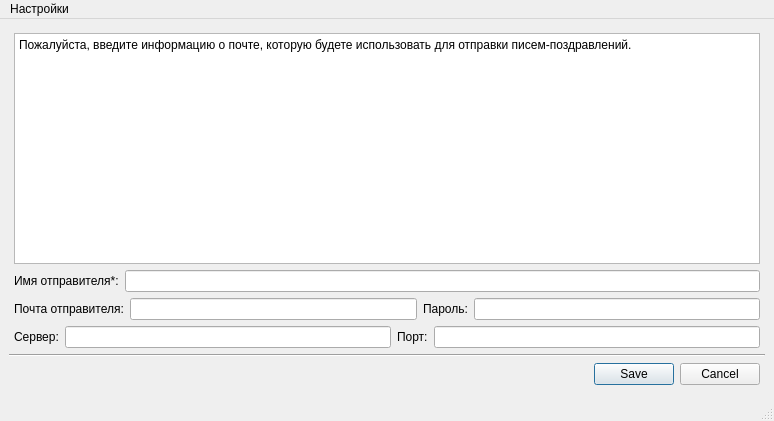
<?xml version="1.0" encoding="UTF-8"?>
<ui version="4.0">
 <class>SenderConfig</class>
 <widget class="QMainWindow" name="SenderConfig">
  <property name="geometry">
   <rect>
    <x>0</x>
    <y>0</y>
    <width>774</width>
    <height>421</height>
   </rect>
  </property>
  <property name="windowTitle">
   <string>Настройки почты отправителя</string>
  </property>
  <widget class="QWidget" name="centralwidget">
   <layout class="QVBoxLayout" name="verticalLayout">
    <item>
     <spacer name="verticalSpacer_2">
      <property name="orientation">
       <enum>Qt::Vertical</enum>
      </property>
      <property name="sizeType">
       <enum>QSizePolicy::Fixed</enum>
      </property>
      <property name="sizeHint" stdset="0">
       <size>
        <width>20</width>
        <height>5</height>
       </size>
      </property>
     </spacer>
    </item>
    <item>
     <layout class="QHBoxLayout" name="horizontalLayout_4">
      <item>
       <spacer name="horizontalSpacer_8">
        <property name="orientation">
         <enum>Qt::Horizontal</enum>
        </property>
        <property name="sizeType">
         <enum>QSizePolicy::Fixed</enum>
        </property>
        <property name="sizeHint" stdset="0">
         <size>
          <width>5</width>
          <height>20</height>
         </size>
        </property>
       </spacer>
      </item>
      <item>
       <widget class="QTextBrowser" name="textBrowser">
        <property name="html">
         <string>&lt;!DOCTYPE HTML PUBLIC &quot;-//W3C//DTD HTML 4.0//EN&quot; &quot;http://www.w3.org/TR/REC-html40/strict.dtd&quot;&gt;
&lt;html&gt;&lt;head&gt;&lt;meta name=&quot;qrichtext&quot; content=&quot;1&quot; /&gt;&lt;style type=&quot;text/css&quot;&gt;
p, li { white-space: pre-wrap; }
&lt;/style&gt;&lt;/head&gt;&lt;body style=&quot; font-family:'MS Shell Dlg 2'; font-size:7.8pt; font-weight:400; font-style:normal;&quot;&gt;
&lt;p align=&quot;justify&quot; style=&quot; margin-top:0px; margin-bottom:0px; margin-left:0px; margin-right:0px; -qt-block-indent:0; text-indent:0px;&quot;&gt;&lt;span style=&quot; font-size:9pt;&quot;&gt;Пожалуйста, введите информацию о почте, которую будете использовать для отправки писем-поздравлений.&lt;/span&gt;&lt;/p&gt;&lt;/body&gt;&lt;/html&gt;</string>
        </property>
       </widget>
      </item>
      <item>
       <spacer name="horizontalSpacer_7">
        <property name="orientation">
         <enum>Qt::Horizontal</enum>
        </property>
        <property name="sizeType">
         <enum>QSizePolicy::Fixed</enum>
        </property>
        <property name="sizeHint" stdset="0">
         <size>
          <width>5</width>
          <height>20</height>
         </size>
        </property>
       </spacer>
      </item>
     </layout>
    </item>
    <item>
     <layout class="QHBoxLayout" name="horizontalLayout_3">
      <item>
       <spacer name="horizontalSpacer">
        <property name="orientation">
         <enum>Qt::Horizontal</enum>
        </property>
        <property name="sizeType">
         <enum>QSizePolicy::Fixed</enum>
        </property>
        <property name="sizeHint" stdset="0">
         <size>
          <width>5</width>
          <height>5</height>
         </size>
        </property>
       </spacer>
      </item>
      <item>
       <widget class="QLabel" name="label_5">
        <property name="text">
         <string>Имя отправителя*:</string>
        </property>
       </widget>
      </item>
      <item>
       <widget class="QLineEdit" name="name_from"/>
      </item>
      <item>
       <spacer name="horizontalSpacer_2">
        <property name="orientation">
         <enum>Qt::Horizontal</enum>
        </property>
        <property name="sizeType">
         <enum>QSizePolicy::Fixed</enum>
        </property>
        <property name="sizeHint" stdset="0">
         <size>
          <width>5</width>
          <height>20</height>
         </size>
        </property>
       </spacer>
      </item>
     </layout>
    </item>
    <item>
     <layout class="QHBoxLayout" name="horizontalLayout">
      <item>
       <spacer name="horizontalSpacer_4">
        <property name="orientation">
         <enum>Qt::Horizontal</enum>
        </property>
        <property name="sizeType">
         <enum>QSizePolicy::Fixed</enum>
        </property>
        <property name="sizeHint" stdset="0">
         <size>
          <width>5</width>
          <height>20</height>
         </size>
        </property>
       </spacer>
      </item>
      <item>
       <widget class="QLabel" name="label">
        <property name="text">
         <string>Почта отправителя:</string>
        </property>
       </widget>
      </item>
      <item>
       <widget class="QLineEdit" name="email_from"/>
      </item>
      <item>
       <widget class="QLabel" name="label_2">
        <property name="text">
         <string>Пароль:</string>
        </property>
       </widget>
      </item>
      <item>
       <widget class="QLineEdit" name="password"/>
      </item>
      <item>
       <spacer name="horizontalSpacer_3">
        <property name="orientation">
         <enum>Qt::Horizontal</enum>
        </property>
        <property name="sizeType">
         <enum>QSizePolicy::Fixed</enum>
        </property>
        <property name="sizeHint" stdset="0">
         <size>
          <width>5</width>
          <height>20</height>
         </size>
        </property>
       </spacer>
      </item>
     </layout>
    </item>
    <item>
     <layout class="QHBoxLayout" name="horizontalLayout_2">
      <item>
       <spacer name="horizontalSpacer_5">
        <property name="orientation">
         <enum>Qt::Horizontal</enum>
        </property>
        <property name="sizeType">
         <enum>QSizePolicy::Fixed</enum>
        </property>
        <property name="sizeHint" stdset="0">
         <size>
          <width>5</width>
          <height>20</height>
         </size>
        </property>
       </spacer>
      </item>
      <item>
       <widget class="QLabel" name="label_3">
        <property name="text">
         <string>Сервер:</string>
        </property>
       </widget>
      </item>
      <item>
       <widget class="QLineEdit" name="server"/>
      </item>
      <item>
       <widget class="QLabel" name="label_4">
        <property name="text">
         <string>Порт:</string>
        </property>
       </widget>
      </item>
      <item>
       <widget class="QLineEdit" name="port"/>
      </item>
      <item>
       <spacer name="horizontalSpacer_6">
        <property name="orientation">
         <enum>Qt::Horizontal</enum>
        </property>
        <property name="sizeType">
         <enum>QSizePolicy::Fixed</enum>
        </property>
        <property name="sizeHint" stdset="0">
         <size>
          <width>5</width>
          <height>20</height>
         </size>
        </property>
       </spacer>
      </item>
     </layout>
    </item>
    <item>
     <widget class="Line" name="line">
      <property name="orientation">
       <enum>Qt::Horizontal</enum>
      </property>
     </widget>
    </item>
    <item>
     <layout class="QHBoxLayout" name="horizontalLayout_6">
      <item>
       <spacer name="horizontalSpacer_11">
        <property name="orientation">
         <enum>Qt::Horizontal</enum>
        </property>
        <property name="sizeType">
         <enum>QSizePolicy::Fixed</enum>
        </property>
        <property name="sizeHint" stdset="0">
         <size>
          <width>5</width>
          <height>20</height>
         </size>
        </property>
       </spacer>
      </item>
      <item>
       <widget class="QDialogButtonBox" name="buttonBox">
        <property name="standardButtons">
         <set>QDialogButtonBox::Cancel|QDialogButtonBox::Save</set>
        </property>
       </widget>
      </item>
      <item>
       <spacer name="horizontalSpacer_12">
        <property name="orientation">
         <enum>Qt::Horizontal</enum>
        </property>
        <property name="sizeType">
         <enum>QSizePolicy::Fixed</enum>
        </property>
        <property name="sizeHint" stdset="0">
         <size>
          <width>5</width>
          <height>20</height>
         </size>
        </property>
       </spacer>
      </item>
     </layout>
    </item>
    <item>
     <spacer name="verticalSpacer">
      <property name="orientation">
       <enum>Qt::Vertical</enum>
      </property>
      <property name="sizeType">
       <enum>QSizePolicy::Fixed</enum>
      </property>
      <property name="sizeHint" stdset="0">
       <size>
        <width>20</width>
        <height>5</height>
       </size>
      </property>
     </spacer>
    </item>
   </layout>
  </widget>
  <widget class="QMenuBar" name="menubar">
   <property name="geometry">
    <rect>
     <x>0</x>
     <y>0</y>
     <width>774</width>
     <height>26</height>
    </rect>
   </property>
   <widget class="QMenu" name="menu">
    <property name="title">
     <string>Настройки</string>
    </property>
    <addaction name="separator"/>
    <addaction name="senderConfigWindowBtn"/>
    <addaction name="textEditorWindowBtn_3"/>
   </widget>
   <addaction name="menu"/>
  </widget>
  <widget class="QStatusBar" name="statusbar"/>
  <action name="senderConfigWindowBtn">
   <property name="checkable">
    <bool>false</bool>
   </property>
   <property name="checked">
    <bool>false</bool>
   </property>
   <property name="enabled">
    <bool>false</bool>
   </property>
   <property name="text">
    <string>Почта отправителя</string>
   </property>
   <property name="shortcut">
    <string comment="Ctrl + F" extracomment="Ctrl + F">Ctrl+F</string>
   </property>
  </action>
  <action name="textEditorWindowBtn">
   <property name="text">
    <string>Текст письма</string>
   </property>
   <property name="shortcut">
    <string comment="Shift+T" extracomment="Shift+T">Shift+T</string>
   </property>
  </action>
  <action name="greetingsEditorWindowBtn">
   <property name="text">
    <string>Обращения</string>
   </property>
   <property name="shortcut">
    <string>Shift+G</string>
   </property>
  </action>
  <action name="SignatureEditorBtn">
   <property name="text">
    <string>Подпись</string>
   </property>
   <property name="shortcut">
    <string comment="Shift+S" extracomment="Shift+S">Shift+S</string>
   </property>
  </action>
  <action name="textEditorWindowBtn_3">
   <property name="text">
    <string>Текст и тема</string>
   </property>
   <property name="shortcut">
    <string>Ctrl+T</string>
   </property>
  </action>
 </widget>
 <resources/>
 <connections/>
</ui>
